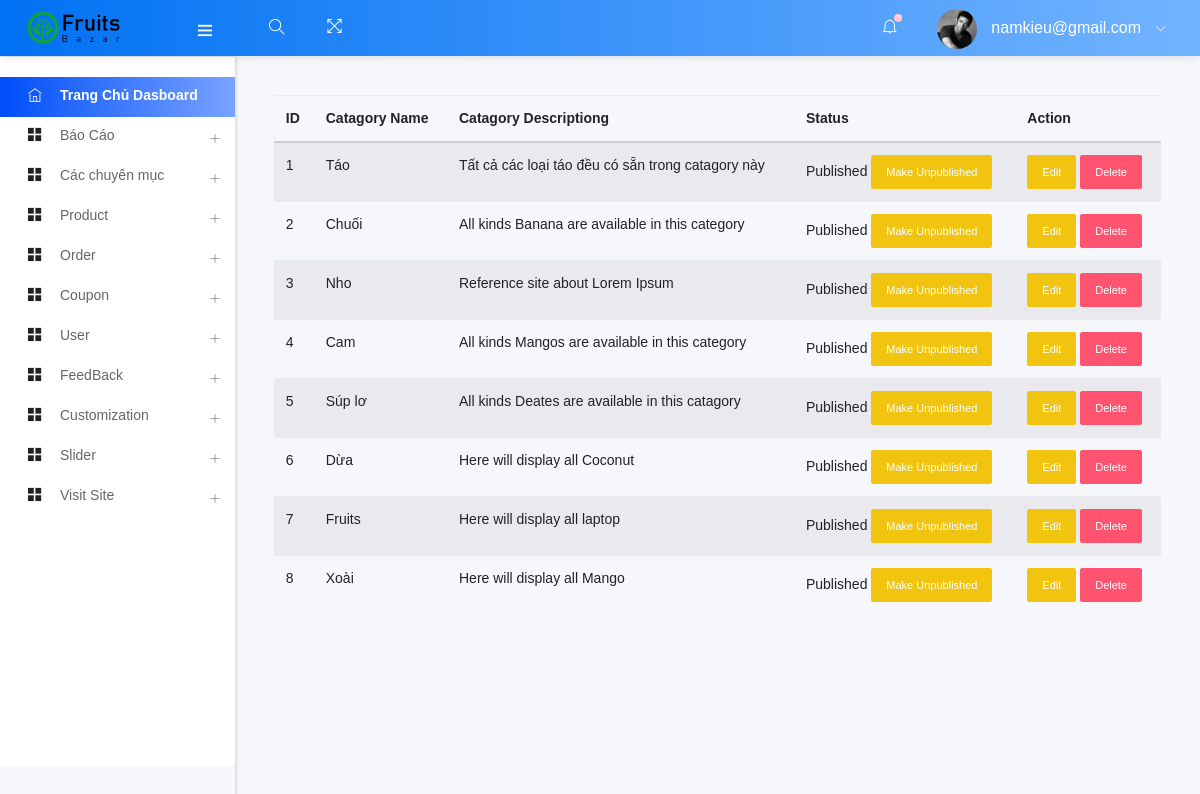
/admin/manage_cata.php (signed in), run on the app's committed database.
### tables this page shows
CREATE TABLE `add_logo` (
  `id` int(10) NOT NULL,
  `img` varchar(200) NOT NULL
);

CREATE TABLE `catagory` (
  `ctg_id` int(11) NOT NULL,
  `ctg_name` varchar(60) NOT NULL,
  `ctg_des` varchar(150) NOT NULL,
  `ctg_status` tinyint(3) NOT NULL
);

### admin/manage_cata.php (called while the page is built, shortened)
<?php
    include ("template.php");
?>

### admin/class/adminback.php (called while the page is built, shortened)
<?php
class  adminback
{
    private $connection;
    function __construct()
    {
        $dbhost = "localhost";
        $dbuser = "root";
        $dbpass = "";
        $dbname = "kieudoannam";
        $this->connection = mysqli_connect($dbhost, $dbuser, $dbpass, $dbname);
    }
    function display_catagory()
    {
        $query = "SELECT * FROM `catagory`";
        if (mysqli_query($this->connection, $query)) {
            $ctg_info = mysqli_query($this->connection, $query);
            return $ctg_info;
        }
    }
    function display_logo()
    {
        $query = "SELECT * FROM add_logo";
        if (mysqli_query($this->connection, $query)) {
            $pdt_info = mysqli_query($this->connection, $query);
            return $pdt_info;
        }
    }
}

### admin/views/manage_cata_view.php (the view, shortened to what this page needs)
<?php
    $catagories = $obj-> display_catagory();
?>
<div >
    <table class="table table-striped">
        <thead>
            <tr>
                <th>ID</th>
                <th>Catagory Name</th>
                <th>Catagory Descriptiong</th>
                <th>Status</th>
                <th>Action</th>
            </tr>
        </thead>
        <tbody>
           <?php while($ctg = mysqli_fetch_assoc($catagories)){ ?>
            <tr>
                <td><?php echo $ctg['ctg_id'] ?></td>
                <td><?php echo $ctg['ctg_name'] ?></td>
                <td><?php echo $ctg['ctg_des'] ?></td>
                <td>
                    <?php
                    if($ctg['ctg_status']==0)
                    {echo "Unpublished";
                         ?>
                         <a href="?status=published&&id=<?php echo $ctg['ctg_id'] ?>" class="btn btn-sm btn-success">Make Published</a>
                        <?php
                    }
                    else{echo "Published";
                    ?>
                     <a href="?status=unpublished&&id=<?php echo $ctg['ctg_id'] ?>" class="btn btn-sm btn-warning">Make Unpublished</a>
                        <?php
                    }
                    ?>
                </td>
                <td>
                    <a href="edit_cata.php?status=edit&&id=<?php echo $ctg['ctg_id'] ?>" class="btn btn-sm btn-warning">Edit</a>
                    <a href="?status=delete&&id=<?php echo $ctg['ctg_id'] ?>" class="btn btn-sm btn-danger">Delete</a>
                </td>
            </tr>
            <?php
                }
            ?>
        </tbody>
    </table>
</div>

### admin/includes/headernav.php (shortened to what this page needs)
<nav class="navbar header-navbar pcoded-header">
               <div class="navbar-wrapper">
                   <div class="navbar-logo">
                       <a class="mobile-menu" id="mobile-collapse" href="#!">
                           <i class="ti-menu"></i>
                       </a>
                       <a href="index.php">
                       <?php
                        $obj=new adminback();
                        $logo_info = $obj->display_logo();
                        $logo = mysqli_fetch_assoc($logo_info);
                       ?>
                           <img class="img-fluid" src="uploads/<?php echo $logo['img']; ?>" alt="Theme-Logo" />
                       </a>
                   </div>
                   <div class="navbar-container container-fluid">
                       <ul class="nav-left">
                           <li class="header-search">
                               <div class="main-search morphsearch-search">
                                   <div class="input-group">
                                       <input type="text" class="form-control">
                                       <span class="input-group-addon search-btn"><i class="ti-search"></i></span>
                                   </div>
                               </div>
                           </li>
                           <li>
                               <a href="#!" onclick="javascript:toggleFullScreen()">
                                   <i class="ti-fullscreen"></i>
                               </a>
                           </li>
                       </ul>
                       <ul class="nav-right">
                           <li class="header-notification">
                               <a href="#!">
                                   <i class="ti-bell"></i>
                                   <span class="badge bg-c-pink"></span>
                               </a>
                           </li>
                           <li class="user-profile header-notification">
                               <a href="#!">
                                   <img src="assets/images/avatar-4.jpg" class="img-radius" alt="User-Profile-Image">
                                   <span> <?php echo $admin_email ?> </span>
                                   <i class="ti-angle-down"></i>
                               </a>
                           </li>
                       </ul>
                   </div>
               </div>
           </nav>

### data on the page
add_logo: img (picture)
catagory: ctg_id "1", ctg_name "Táo", ctg_des "Tất cả các loại táo đều có sẵn trong catagory này"
catagory: ctg_id "2", ctg_name "Chuối", ctg_des "All kinds Banana are available in this category"
catagory: ctg_id "3", ctg_name "Nho", ctg_des "Reference site about Lorem Ipsum"
catagory: ctg_id "4", ctg_name "Cam", ctg_des "All kinds Mangos are available in this category"
catagory: ctg_id "5", ctg_name "Súp lơ", ctg_des "All kinds Deates are available in this catagory"
catagory: ctg_id "6", ctg_name "Dừa", ctg_des "Here will display all Coconut"
catagory: ctg_id "7", ctg_name "Fruits", ctg_des "Here will display all laptop"
catagory: ctg_id "8", ctg_name "Xoài", ctg_des "Here will display all Mango"

### other printed values
$admin_email "namkieu@gmail.com"
